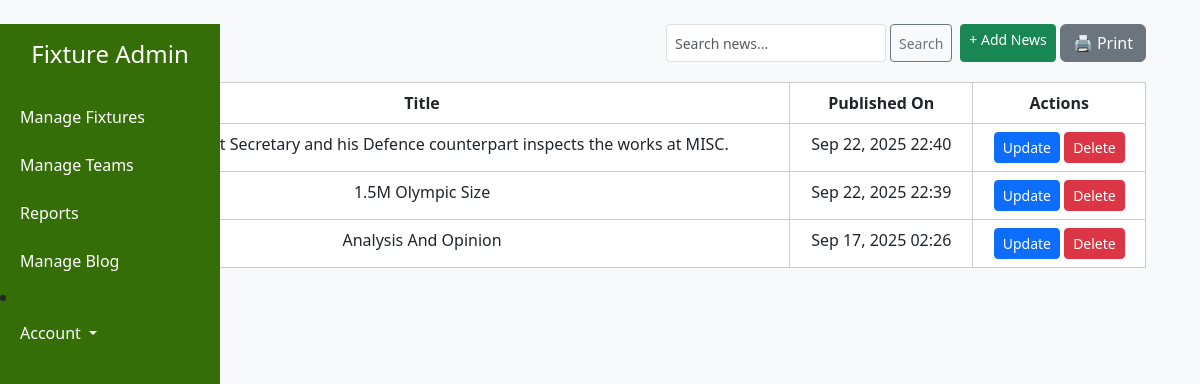
The app's page /manage-news/ (signed in) with its own data.
### blog/models.py (models this page shows, shortened)
class News(models.Model):
    title = models.CharField(max_length=200)
    content = models.TextField()
    author = models.ForeignKey(User, on_delete=models.SET_NULL, null=True)
    created_at = models.DateTimeField(auto_now_add=True)

### blog/views.py (the view)
# urls.py: path('manage-news/', views.manage_news, name='manage-news'),
@login_required
def manage_news(request):
    news_list = News.objects.order_by('-created_at')
    return render(request, 'admin/manage_news.html', {'news_list': news_list})

### templates/admin/manage_news.html (shortened to what this page needs)
{% extends 'base/admin_dashboard.html' %}
{% block content %}
<div class="container mt-0">
    <div class="d-flex justify-content-between align-items-center mb-3">
        <h2 class="mb-0">News</h2>
        <div class="d-flex">
            <form class="d-flex me-2" method="GET" action="">
                <input type="text" name="q" class="form-control form-control-sm" placeholder="Search news..." value="{{ request.GET.q }}">
                <button type="submit" class="btn btn-sm btn-outline-secondary ms-1">Search</button>
            </form>
            {% if user.is_authenticated %}
                <a href="{% url 'add-news' %}" class="btn btn-sm btn-success me-1">+ Add News</a>
                <button class="btn btn-secondary" onclick="printReport()">🖨️ Print</button>
            {% endif %}
        </div>
    </div>
        <table class="table table-hover">
            <thead>
                <tr>
                    <th>Title</th>
                    <th>Published On</th>
                    <th>Actions</th>
                </tr>
            </thead>
            <tbody>
                {% for news in news_list %}
                <tr>
                    <td>{{ news.title }}</td>
                    <td>{{ news.created_at|date:"M d, Y H:i" }}</td>
                    <td>
                        <a href="{% url 'edit-news' news.id %}" class="btn btn-sm btn-primary">Update</a>
                        <a href="{% url 'delete-news' news.id %}" class="btn btn-sm btn-danger">Delete</a>
                    </td>
                </tr>
                {% empty %}
                <tr>
                    <td colspan="4" class="text-center text-muted">No news added yet.</td>
                </tr>
                {% endfor %}
            </tbody>
        </table>
    </div>
</div>
{% endblock %}

### static/css/style.css (style rules this page uses)
body { background-color: #f8f9fa; }
h2 { text-align: center; }
table { width: 100%; border-collapse: collapse; margin-top: 20px; }
th, td { border: 1px solid #ccc; padding: 10px; text-align: center; }
th { background-color: #f4f4f4; }

### records on screen
News: title "Sports Cabinet Secretary and his Defence counterpart inspects the works at MISC.", created_at "Sep 22, 2025 22:40"
News: title "1.5M Olympic Size", created_at "Sep 22, 2025 22:39"
News: title "Analysis And Opinion", created_at "Sep 17, 2025 02:26"
